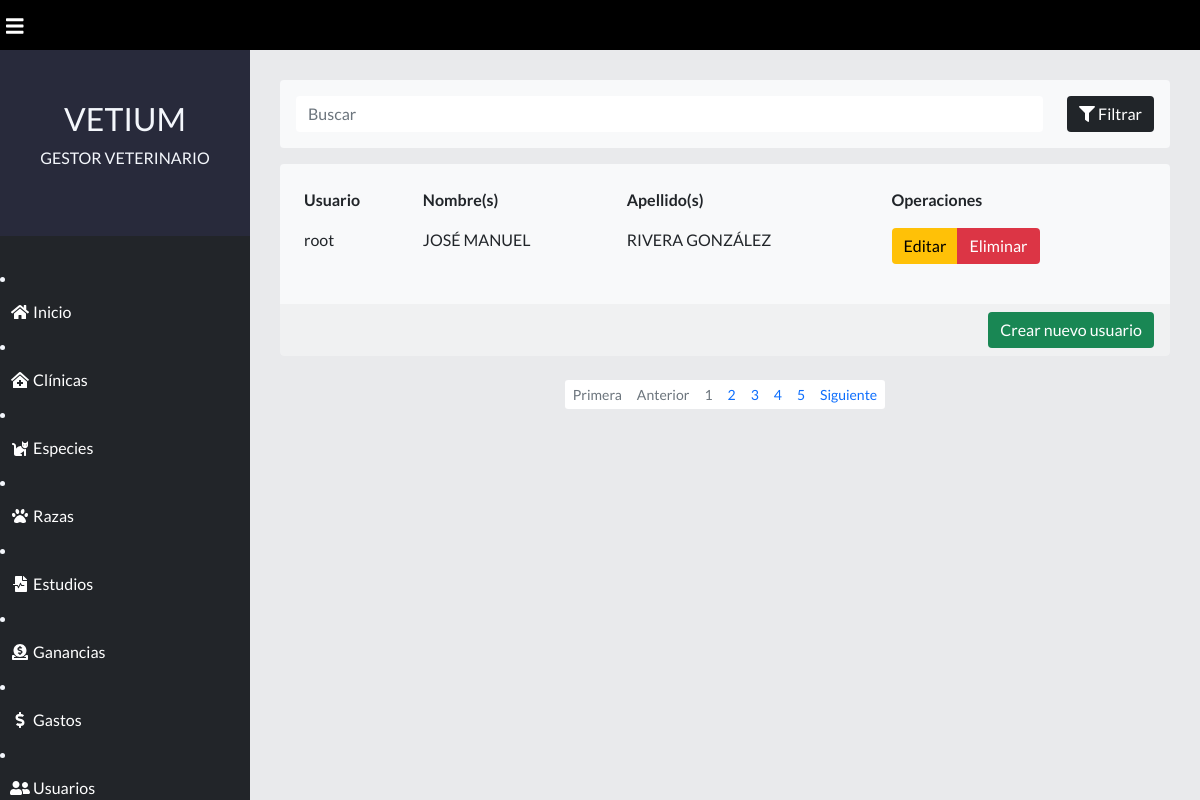
Page /views/users/index.php (signed in) on the committed database.
### tables this page shows
CREATE TABLE users(
  user_id integer PRIMARY KEY AUTO_INCREMENT,
  username varchar(255) DEFAULT NULL,
  password varchar(255) DEFAULT NULL,
  first_name varchar(255) DEFAULT NULL,
  last_name varchar(255) DEFAULT NULL
);

### controllers/UserController.php (called while the page is built, shortened)
<?php
class UserController
{
    public string $INDEX = "CALL SELECT_PAGINED_USERS(?, ?, ?)";
    public string $Q;
    public string $PAGE;
    public int $USERS_PER_PAGE;
    public function __construct()
    {
        $this->Q = isset($_GET['q']) ? $_GET['q'] : '';
        $this->PAGE = isset($_GET['page']) ? $_GET['page'] : 1;
        $this->USERS_PER_PAGE = 5;
    }
    public function index()
    {
        $database_controller = new DatabaseController();
        return $database_controller->read($this->INDEX, "sii", [$this->Q, $this->PAGE, $this->USERS_PER_PAGE]);
    }
}
$user_controller = new UserController();

### controllers/DatabaseController.php (called while the page is built, shortened)
<?php
class DatabaseController
{
    private $SERVERNAME = "localhost";
    private $USER = "root";
    private $PASSWORD = "";
    private $DATABASE = "vet";
    private $CONNECTION = NULL;
    public function __construct()
    {
        $this->CONNECTION = new mysqli($this->SERVERNAME, $this->USER, $this->PASSWORD,  $this->DATABASE);
    }
    public function read($QUERY, $TYPES = NULL, $PARAMETERS = NULL)
    {
        try {
            $STATEMENT = $this->CONNECTION->prepare($QUERY);
            if ($TYPES != NULL && $PARAMETERS != NULL) {
                $STATEMENT->bind_param($TYPES, ...$PARAMETERS);
            }
            $STATEMENT->execute();
            return $STATEMENT->get_result();
        } catch (Exception $e) {
        }
    }
}

### views/users/index.php (the view, shortened to what this page needs)
<!DOCTYPE html>
<html lang="es">
<?php
require_once '../../templates/head.php';
require_once '../../controllers/DatabaseController.php';
require_once '../../controllers/UserController.php';
$users = $user_controller->index();
?>
<body>
    <?php require_once '../../templates/navigation.php'; ?>
    <div class="content">
        <?php require_once '../../templates/search.php'; ?>
        <div class="card bg-light">
            <div class="card-body">
                <div class="table-responsive">
                    <table class="table">
                        <thead>
                            <tr>
                                <th>Usuario</th>
                                <th>Nombre(s)</th>
                                <th>Apellido(s)</th>
                                <th>Operaciones</th>
                            </tr>
                        </thead>
                        <tbody>
                            <?php
                            while ($user = $users->fetch_assoc()) {
                                echo "<tr>";
                                echo "<td> {$user['username']} </td>";
                                echo "<td> {$user['first_name']} </td>";
                                echo "<td> {$user['last_name']} </td>";
                                echo
                                "<td>
                                    <div class='btn-group'>
                                        <a class='btn btn-warning' href='/views/users/edit.php?user_id={$user['user_id']}'>Editar</a>
                                        <a class='btn btn-danger' href='/views/users/destroy.php?user_id={$user['user_id']}' onclick='return confirm(\"¿Está seguro de que desea eliminar este registro de forma permanente?\");'>Eliminar</a>
                                        </div>
                                    </div>
                                </td>";
                            }
                            ?>
                </div>
            </div>
            <div class="card-footer">
                <div class="d-grid gap-2 d-md-flex justify-content-md-end">
                    <a class="btn btn-success" href="/views/users/create.php">Crear nuevo usuario</a>
                </div>
            </div>
        </div>
        <?php require_once '../../templates/pagination.php'; ?>
</body>
</html>

### src/css/body.css (style rules this page uses)
body { font-family: 'Lato', sans-serif; }
* { border: none !important; box-sizing: border-box; }

### src/css/content.css (style rules this page uses)
.content { z-index: 1; min-height: 100vh; margin-left: 250px; padding-top: 80px; padding-bottom: 80px; padding-right: 30px; padding-left: 30px; background: rgb(233, 234, 236); }

### rows in the picture
users: username "root", first_name "JOSÉ MANUEL", last_name "RIVERA GONZÁLEZ"
